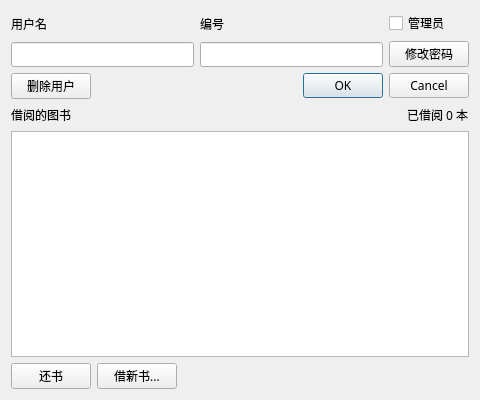
<?xml version="1.0" encoding="UTF-8"?>
<ui version="4.0">
 <class>UserInfoDialog</class>
 <widget class="QDialog" name="UserInfoDialog">
  <property name="geometry">
   <rect>
    <x>0</x>
    <y>0</y>
    <width>480</width>
    <height>400</height>
   </rect>
  </property>
  <property name="font">
   <font>
    <family>微软雅黑</family>
   </font>
  </property>
  <property name="windowTitle">
   <string>用户信息</string>
  </property>
  <layout class="QVBoxLayout" name="verticalLayout_4">
   <item>
    <layout class="QHBoxLayout" name="horizontalLayout">
     <item>
      <layout class="QVBoxLayout" name="verticalLayout">
       <item>
        <widget class="QLabel" name="label">
         <property name="text">
          <string>用户名</string>
         </property>
        </widget>
       </item>
       <item>
        <widget class="QLineEdit" name="nameEdit"/>
       </item>
      </layout>
     </item>
     <item>
      <layout class="QVBoxLayout" name="verticalLayout_2">
       <item>
        <widget class="QLabel" name="label_2">
         <property name="text">
          <string>编号</string>
         </property>
        </widget>
       </item>
       <item>
        <widget class="QLineEdit" name="idEdit"/>
       </item>
      </layout>
     </item>
     <item>
      <layout class="QVBoxLayout" name="verticalLayout_3">
       <item>
        <widget class="QCheckBox" name="adminBox">
         <property name="text">
          <string>管理员</string>
         </property>
        </widget>
       </item>
       <item>
        <widget class="QPushButton" name="pwdButton">
         <property name="text">
          <string>修改密码</string>
         </property>
        </widget>
       </item>
      </layout>
     </item>
    </layout>
   </item>
   <item>
    <layout class="QHBoxLayout" name="horizontalLayout_2">
     <item>
      <widget class="QPushButton" name="deleteButton">
       <property name="text">
        <string>删除用户</string>
       </property>
      </widget>
     </item>
     <item>
      <widget class="QDialogButtonBox" name="buttonBox">
       <property name="orientation">
        <enum>Qt::Horizontal</enum>
       </property>
       <property name="standardButtons">
        <set>QDialogButtonBox::Cancel|QDialogButtonBox::Ok</set>
       </property>
      </widget>
     </item>
    </layout>
   </item>
   <item>
    <layout class="QHBoxLayout" name="horizontalLayout_4">
     <item>
      <widget class="QLabel" name="label_4">
       <property name="text">
        <string>借阅的图书</string>
       </property>
      </widget>
     </item>
     <item>
      <spacer name="horizontalSpacer_2">
       <property name="orientation">
        <enum>Qt::Horizontal</enum>
       </property>
       <property name="sizeHint" stdset="0">
        <size>
         <width>40</width>
         <height>20</height>
        </size>
       </property>
      </spacer>
     </item>
     <item>
      <widget class="QLabel" name="numLabel">
       <property name="text">
        <string>已借阅 0 本</string>
       </property>
      </widget>
     </item>
    </layout>
   </item>
   <item>
    <widget class="QTableView" name="tableView"/>
   </item>
   <item>
    <layout class="QHBoxLayout" name="horizontalLayout_3">
     <item>
      <widget class="QPushButton" name="returnButton">
       <property name="text">
        <string>还书</string>
       </property>
      </widget>
     </item>
     <item>
      <widget class="QPushButton" name="borrowButton">
       <property name="text">
        <string>借新书...</string>
       </property>
      </widget>
     </item>
     <item>
      <spacer name="horizontalSpacer">
       <property name="orientation">
        <enum>Qt::Horizontal</enum>
       </property>
       <property name="sizeHint" stdset="0">
        <size>
         <width>40</width>
         <height>20</height>
        </size>
       </property>
      </spacer>
     </item>
    </layout>
   </item>
  </layout>
 </widget>
 <resources/>
 <connections>
  <connection>
   <sender>buttonBox</sender>
   <signal>rejected()</signal>
   <receiver>UserInfoDialog</receiver>
   <slot>reject()</slot>
   <hints>
    <hint type="sourcelabel">
     <x>316</x>
     <y>260</y>
    </hint>
    <hint type="destinationlabel">
     <x>286</x>
     <y>274</y>
    </hint>
   </hints>
  </connection>
 </connections>
</ui>
